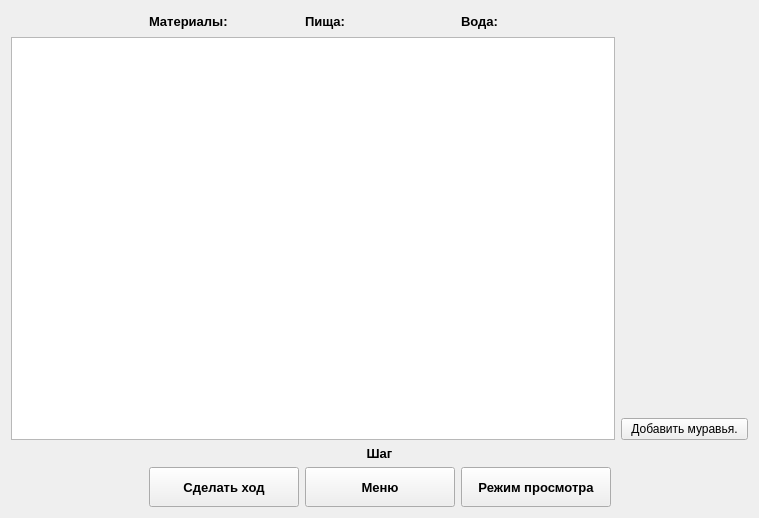
<?xml version="1.0" encoding="UTF-8"?>
<ui version="4.0">
 <class>MainWindow</class>
 <widget class="QMainWindow" name="MainWindow">
  <property name="geometry">
   <rect>
    <x>0</x>
    <y>0</y>
    <width>759</width>
    <height>487</height>
   </rect>
  </property>
  <property name="windowTitle">
   <string>Симулятор муравейника</string>
  </property>
  <property name="windowIcon">
   <iconset resource="resource.qrc">
    <normaloff>:/img/data/img/icon.png</normaloff>:/img/data/img/icon.png</iconset>
  </property>
  <widget class="QWidget" name="centralWidget">
   <layout class="QVBoxLayout" name="verticalLayout_2">
    <item>
     <layout class="QHBoxLayout" name="horizontalLayout_2"/>
    </item>
    <item>
     <layout class="QHBoxLayout" name="horizontalLayout_3">
      <item>
       <spacer name="horizontalSpacer_3">
        <property name="orientation">
         <enum>Qt::Horizontal</enum>
        </property>
        <property name="sizeHint" stdset="0">
         <size>
          <width>40</width>
          <height>20</height>
         </size>
        </property>
       </spacer>
      </item>
      <item>
       <widget class="QLabel" name="mater">
        <property name="minimumSize">
         <size>
          <width>150</width>
          <height>0</height>
         </size>
        </property>
        <property name="font">
         <font>
          <family>Arial</family>
          <pointsize>10</pointsize>
          <weight>75</weight>
          <bold>true</bold>
         </font>
        </property>
        <property name="text">
         <string>Материалы:</string>
        </property>
       </widget>
      </item>
      <item>
       <widget class="QLabel" name="food">
        <property name="minimumSize">
         <size>
          <width>150</width>
          <height>0</height>
         </size>
        </property>
        <property name="font">
         <font>
          <family>Arial</family>
          <pointsize>10</pointsize>
          <weight>75</weight>
          <bold>true</bold>
         </font>
        </property>
        <property name="text">
         <string>Пища:</string>
        </property>
       </widget>
      </item>
      <item>
       <widget class="QLabel" name="water">
        <property name="minimumSize">
         <size>
          <width>150</width>
          <height>0</height>
         </size>
        </property>
        <property name="font">
         <font>
          <family>Arial</family>
          <pointsize>10</pointsize>
          <weight>75</weight>
          <bold>true</bold>
         </font>
        </property>
        <property name="text">
         <string>Вода:</string>
        </property>
       </widget>
      </item>
      <item>
       <spacer name="horizontalSpacer_4">
        <property name="orientation">
         <enum>Qt::Horizontal</enum>
        </property>
        <property name="sizeHint" stdset="0">
         <size>
          <width>40</width>
          <height>20</height>
         </size>
        </property>
       </spacer>
      </item>
     </layout>
    </item>
    <item>
     <layout class="QHBoxLayout" name="horizontalLayout_4">
      <item>
       <widget class="QGraphicsView" name="generalScene">
        <property name="minimumSize">
         <size>
          <width>604</width>
          <height>403</height>
         </size>
        </property>
        <property name="maximumSize">
         <size>
          <width>604</width>
          <height>403</height>
         </size>
        </property>
       </widget>
      </item>
      <item>
       <layout class="QVBoxLayout" name="verticalLayout">
        <item>
         <widget class="QLabel" name="info">
          <property name="font">
           <font>
            <family>Arial</family>
            <pointsize>9</pointsize>
           </font>
          </property>
          <property name="text">
           <string/>
          </property>
         </widget>
        </item>
        <item>
         <widget class="QLabel" name="prod">
          <property name="font">
           <font>
            <family>Arial</family>
            <pointsize>9</pointsize>
            <weight>50</weight>
            <bold>false</bold>
           </font>
          </property>
          <property name="text">
           <string/>
          </property>
         </widget>
        </item>
        <item>
         <widget class="QPushButton" name="addAnt">
          <property name="text">
           <string>Добавить муравья.</string>
          </property>
         </widget>
        </item>
       </layout>
      </item>
     </layout>
    </item>
    <item>
     <widget class="QLabel" name="label">
      <property name="font">
       <font>
        <family>Arial</family>
        <pointsize>10</pointsize>
        <weight>75</weight>
        <bold>true</bold>
       </font>
      </property>
      <property name="text">
       <string>Шаг</string>
      </property>
      <property name="alignment">
       <set>Qt::AlignCenter</set>
      </property>
     </widget>
    </item>
    <item>
     <layout class="QHBoxLayout" name="horizontalLayout">
      <item>
       <spacer name="horizontalSpacer">
        <property name="orientation">
         <enum>Qt::Horizontal</enum>
        </property>
        <property name="sizeHint" stdset="0">
         <size>
          <width>40</width>
          <height>20</height>
         </size>
        </property>
       </spacer>
      </item>
      <item>
       <widget class="QPushButton" name="step">
        <property name="minimumSize">
         <size>
          <width>150</width>
          <height>40</height>
         </size>
        </property>
        <property name="font">
         <font>
          <family>Arial</family>
          <pointsize>10</pointsize>
          <weight>75</weight>
          <bold>true</bold>
         </font>
        </property>
        <property name="text">
         <string>Сделать ход</string>
        </property>
        <property name="shortcut">
         <string>Space</string>
        </property>
       </widget>
      </item>
      <item>
       <widget class="QPushButton" name="menu">
        <property name="minimumSize">
         <size>
          <width>150</width>
          <height>40</height>
         </size>
        </property>
        <property name="font">
         <font>
          <family>Arial</family>
          <pointsize>10</pointsize>
          <weight>75</weight>
          <bold>true</bold>
         </font>
        </property>
        <property name="toolTip">
         <string>Можно нажать Esc</string>
        </property>
        <property name="text">
         <string>Меню</string>
        </property>
        <property name="shortcut">
         <string>Esc</string>
        </property>
       </widget>
      </item>
      <item>
       <widget class="QPushButton" name="viewMode">
        <property name="minimumSize">
         <size>
          <width>150</width>
          <height>40</height>
         </size>
        </property>
        <property name="font">
         <font>
          <family>Arial</family>
          <pointsize>10</pointsize>
          <weight>75</weight>
          <bold>true</bold>
         </font>
        </property>
        <property name="toolTip">
         <string comment="Муравейник или мир">Муравейник или мир</string>
        </property>
        <property name="toolTipDuration">
         <number>-1</number>
        </property>
        <property name="text">
         <string>Режим просмотра</string>
        </property>
        <property name="shortcut">
         <string>Ctrl+V</string>
        </property>
        <property name="default">
         <bool>false</bool>
        </property>
        <property name="flat">
         <bool>false</bool>
        </property>
       </widget>
      </item>
      <item>
       <spacer name="horizontalSpacer_2">
        <property name="orientation">
         <enum>Qt::Horizontal</enum>
        </property>
        <property name="sizeHint" stdset="0">
         <size>
          <width>40</width>
          <height>20</height>
         </size>
        </property>
       </spacer>
      </item>
     </layout>
    </item>
   </layout>
  </widget>
 </widget>
 <layoutdefault spacing="6" margin="11"/>
 <resources>
  <include location="resource.qrc"/>
 </resources>
 <connections/>
</ui>
